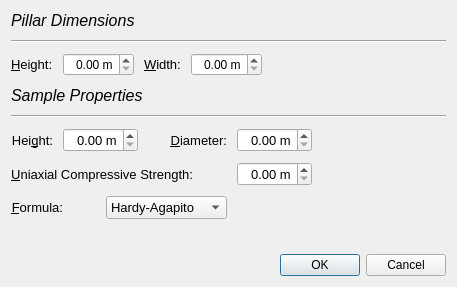
<?xml version="1.0" encoding="UTF-8"?>
<ui version="4.0">
 <class>Dialog</class>
 <widget class="QDialog" name="Dialog">
  <property name="geometry">
   <rect>
    <x>0</x>
    <y>0</y>
    <width>457</width>
    <height>282</height>
   </rect>
  </property>
  <property name="windowTitle">
   <string>Dialog</string>
  </property>
  <layout class="QVBoxLayout" name="verticalLayout_3">
   <property name="spacing">
    <number>10</number>
   </property>
   <item>
    <layout class="QVBoxLayout" name="verticalLayout">
     <item>
      <widget class="QLabel" name="label">
       <property name="font">
        <font>
         <pointsize>12</pointsize>
         <italic>true</italic>
        </font>
       </property>
       <property name="text">
        <string>Pillar Dimensions</string>
       </property>
      </widget>
     </item>
     <item>
      <widget class="Line" name="line">
       <property name="orientation">
        <enum>Qt::Horizontal</enum>
       </property>
      </widget>
     </item>
    </layout>
   </item>
   <item>
    <layout class="QHBoxLayout" name="horizontalLayout">
     <item>
      <widget class="QLabel" name="label_2">
       <property name="sizePolicy">
        <sizepolicy hsizetype="Minimum" vsizetype="Preferred">
         <horstretch>0</horstretch>
         <verstretch>0</verstretch>
        </sizepolicy>
       </property>
       <property name="font">
        <font>
         <pointsize>10</pointsize>
        </font>
       </property>
       <property name="text">
        <string>&amp;Height:</string>
       </property>
       <property name="buddy">
        <cstring>pillarHeightSpin</cstring>
       </property>
      </widget>
     </item>
     <item>
      <widget class="QDoubleSpinBox" name="pillarHeightSpin">
       <property name="sizePolicy">
        <sizepolicy hsizetype="Minimum" vsizetype="Fixed">
         <horstretch>0</horstretch>
         <verstretch>0</verstretch>
        </sizepolicy>
       </property>
       <property name="alignment">
        <set>Qt::AlignRight|Qt::AlignTrailing|Qt::AlignVCenter</set>
       </property>
       <property name="suffix">
        <string> m</string>
       </property>
      </widget>
     </item>
     <item>
      <widget class="QLabel" name="label_5">
       <property name="sizePolicy">
        <sizepolicy hsizetype="Minimum" vsizetype="Preferred">
         <horstretch>0</horstretch>
         <verstretch>0</verstretch>
        </sizepolicy>
       </property>
       <property name="font">
        <font>
         <pointsize>10</pointsize>
        </font>
       </property>
       <property name="text">
        <string>&amp;Width:</string>
       </property>
       <property name="buddy">
        <cstring>pillarWidthSpin</cstring>
       </property>
      </widget>
     </item>
     <item>
      <widget class="QDoubleSpinBox" name="pillarWidthSpin">
       <property name="sizePolicy">
        <sizepolicy hsizetype="Minimum" vsizetype="Fixed">
         <horstretch>0</horstretch>
         <verstretch>0</verstretch>
        </sizepolicy>
       </property>
       <property name="alignment">
        <set>Qt::AlignRight|Qt::AlignTrailing|Qt::AlignVCenter</set>
       </property>
       <property name="suffix">
        <string> m</string>
       </property>
      </widget>
     </item>
     <item>
      <spacer name="horizontalSpacer">
       <property name="orientation">
        <enum>Qt::Horizontal</enum>
       </property>
       <property name="sizeHint" stdset="0">
        <size>
         <width>40</width>
         <height>20</height>
        </size>
       </property>
      </spacer>
     </item>
    </layout>
   </item>
   <item>
    <layout class="QVBoxLayout" name="verticalLayout_2">
     <item>
      <widget class="QLabel" name="label_6">
       <property name="font">
        <font>
         <pointsize>12</pointsize>
         <italic>true</italic>
        </font>
       </property>
       <property name="text">
        <string>Sample Properties</string>
       </property>
      </widget>
     </item>
     <item>
      <widget class="Line" name="line_2">
       <property name="orientation">
        <enum>Qt::Horizontal</enum>
       </property>
      </widget>
     </item>
    </layout>
   </item>
   <item>
    <layout class="QGridLayout" name="gridLayout">
     <item row="0" column="0">
      <widget class="QLabel" name="sampleHeightLabel">
       <property name="sizePolicy">
        <sizepolicy hsizetype="Fixed" vsizetype="Preferred">
         <horstretch>0</horstretch>
         <verstretch>0</verstretch>
        </sizepolicy>
       </property>
       <property name="font">
        <font>
         <pointsize>10</pointsize>
        </font>
       </property>
       <property name="text">
        <string>Hei&amp;ght:</string>
       </property>
       <property name="alignment">
        <set>Qt::AlignRight|Qt::AlignTrailing|Qt::AlignVCenter</set>
       </property>
       <property name="buddy">
        <cstring>sampleHeightSpin</cstring>
       </property>
      </widget>
     </item>
     <item row="0" column="1" colspan="2">
      <widget class="QDoubleSpinBox" name="sampleHeightSpin">
       <property name="sizePolicy">
        <sizepolicy hsizetype="Fixed" vsizetype="Fixed">
         <horstretch>0</horstretch>
         <verstretch>0</verstretch>
        </sizepolicy>
       </property>
       <property name="font">
        <font>
         <pointsize>10</pointsize>
        </font>
       </property>
       <property name="alignment">
        <set>Qt::AlignRight|Qt::AlignTrailing|Qt::AlignVCenter</set>
       </property>
       <property name="suffix">
        <string> m</string>
       </property>
      </widget>
     </item>
     <item row="0" column="3">
      <widget class="QLabel" name="label_7">
       <property name="sizePolicy">
        <sizepolicy hsizetype="Fixed" vsizetype="Preferred">
         <horstretch>0</horstretch>
         <verstretch>0</verstretch>
        </sizepolicy>
       </property>
       <property name="font">
        <font>
         <pointsize>10</pointsize>
        </font>
       </property>
       <property name="text">
        <string>&amp;Diameter:</string>
       </property>
       <property name="alignment">
        <set>Qt::AlignRight|Qt::AlignTrailing|Qt::AlignVCenter</set>
       </property>
       <property name="buddy">
        <cstring>sampleDiameterSpin</cstring>
       </property>
      </widget>
     </item>
     <item row="0" column="4">
      <widget class="QDoubleSpinBox" name="sampleDiameterSpin">
       <property name="sizePolicy">
        <sizepolicy hsizetype="Fixed" vsizetype="Fixed">
         <horstretch>0</horstretch>
         <verstretch>0</verstretch>
        </sizepolicy>
       </property>
       <property name="font">
        <font>
         <pointsize>10</pointsize>
        </font>
       </property>
       <property name="alignment">
        <set>Qt::AlignRight|Qt::AlignTrailing|Qt::AlignVCenter</set>
       </property>
       <property name="suffix">
        <string> m</string>
       </property>
      </widget>
     </item>
     <item row="0" column="5" rowspan="3">
      <spacer name="horizontalSpacer_2">
       <property name="orientation">
        <enum>Qt::Horizontal</enum>
       </property>
       <property name="sizeHint" stdset="0">
        <size>
         <width>40</width>
         <height>58</height>
        </size>
       </property>
      </spacer>
     </item>
     <item row="1" column="0" colspan="4">
      <widget class="QLabel" name="label_9">
       <property name="sizePolicy">
        <sizepolicy hsizetype="Fixed" vsizetype="Preferred">
         <horstretch>0</horstretch>
         <verstretch>0</verstretch>
        </sizepolicy>
       </property>
       <property name="font">
        <font>
         <pointsize>10</pointsize>
        </font>
       </property>
       <property name="text">
        <string>&amp;Uniaxial Compressive Strength:</string>
       </property>
       <property name="alignment">
        <set>Qt::AlignRight|Qt::AlignTrailing|Qt::AlignVCenter</set>
       </property>
       <property name="buddy">
        <cstring>doubleSpinBox_5</cstring>
       </property>
      </widget>
     </item>
     <item row="1" column="4">
      <widget class="QDoubleSpinBox" name="doubleSpinBox_5">
       <property name="sizePolicy">
        <sizepolicy hsizetype="Fixed" vsizetype="Fixed">
         <horstretch>0</horstretch>
         <verstretch>0</verstretch>
        </sizepolicy>
       </property>
       <property name="font">
        <font>
         <pointsize>10</pointsize>
        </font>
       </property>
       <property name="alignment">
        <set>Qt::AlignRight|Qt::AlignTrailing|Qt::AlignVCenter</set>
       </property>
       <property name="suffix">
        <string> m</string>
       </property>
      </widget>
     </item>
     <item row="2" column="0" colspan="2">
      <widget class="QLabel" name="label_3">
       <property name="sizePolicy">
        <sizepolicy hsizetype="Fixed" vsizetype="Preferred">
         <horstretch>0</horstretch>
         <verstretch>0</verstretch>
        </sizepolicy>
       </property>
       <property name="font">
        <font>
         <pointsize>10</pointsize>
        </font>
       </property>
       <property name="text">
        <string>&amp;Formula:</string>
       </property>
       <property name="alignment">
        <set>Qt::AlignRight|Qt::AlignTrailing|Qt::AlignVCenter</set>
       </property>
       <property name="buddy">
        <cstring>formulaCombo</cstring>
       </property>
      </widget>
     </item>
     <item row="2" column="2" colspan="2">
      <widget class="QComboBox" name="formulaCombo">
       <property name="sizePolicy">
        <sizepolicy hsizetype="Fixed" vsizetype="Fixed">
         <horstretch>0</horstretch>
         <verstretch>0</verstretch>
        </sizepolicy>
       </property>
       <property name="font">
        <font>
         <pointsize>10</pointsize>
        </font>
       </property>
       <item>
        <property name="text">
         <string>Hardy-Agapito</string>
        </property>
       </item>
       <item>
        <property name="text">
         <string>Salamon-Munro</string>
        </property>
       </item>
       <item>
        <property name="text">
         <string>Bieniawski</string>
        </property>
       </item>
       <item>
        <property name="text">
         <string>CMRI</string>
        </property>
       </item>
       <item>
        <property name="text">
         <string>Holland-Gaddy</string>
        </property>
       </item>
       <item>
        <property name="text">
         <string>Gaddy</string>
        </property>
       </item>
      </widget>
     </item>
    </layout>
   </item>
   <item>
    <widget class="QLabel" name="pillarStrengthLabel">
     <property name="sizePolicy">
      <sizepolicy hsizetype="MinimumExpanding" vsizetype="Preferred">
       <horstretch>0</horstretch>
       <verstretch>0</verstretch>
      </sizepolicy>
     </property>
     <property name="font">
      <font>
       <pointsize>10</pointsize>
      </font>
     </property>
     <property name="text">
      <string>       </string>
     </property>
     <property name="alignment">
      <set>Qt::AlignCenter</set>
     </property>
    </widget>
   </item>
   <item>
    <spacer name="verticalSpacer">
     <property name="orientation">
      <enum>Qt::Vertical</enum>
     </property>
     <property name="sizeHint" stdset="0">
      <size>
       <width>20</width>
       <height>0</height>
      </size>
     </property>
    </spacer>
   </item>
   <item>
    <widget class="QDialogButtonBox" name="buttonBox">
     <property name="orientation">
      <enum>Qt::Horizontal</enum>
     </property>
     <property name="standardButtons">
      <set>QDialogButtonBox::Cancel|QDialogButtonBox::Ok</set>
     </property>
    </widget>
   </item>
  </layout>
 </widget>
 <resources/>
 <connections>
  <connection>
   <sender>buttonBox</sender>
   <signal>accepted()</signal>
   <receiver>Dialog</receiver>
   <slot>accept()</slot>
   <hints>
    <hint type="sourcelabel">
     <x>248</x>
     <y>254</y>
    </hint>
    <hint type="destinationlabel">
     <x>157</x>
     <y>274</y>
    </hint>
   </hints>
  </connection>
  <connection>
   <sender>buttonBox</sender>
   <signal>rejected()</signal>
   <receiver>Dialog</receiver>
   <slot>reject()</slot>
   <hints>
    <hint type="sourcelabel">
     <x>316</x>
     <y>260</y>
    </hint>
    <hint type="destinationlabel">
     <x>286</x>
     <y>274</y>
    </hint>
   </hints>
  </connection>
 </connections>
</ui>
